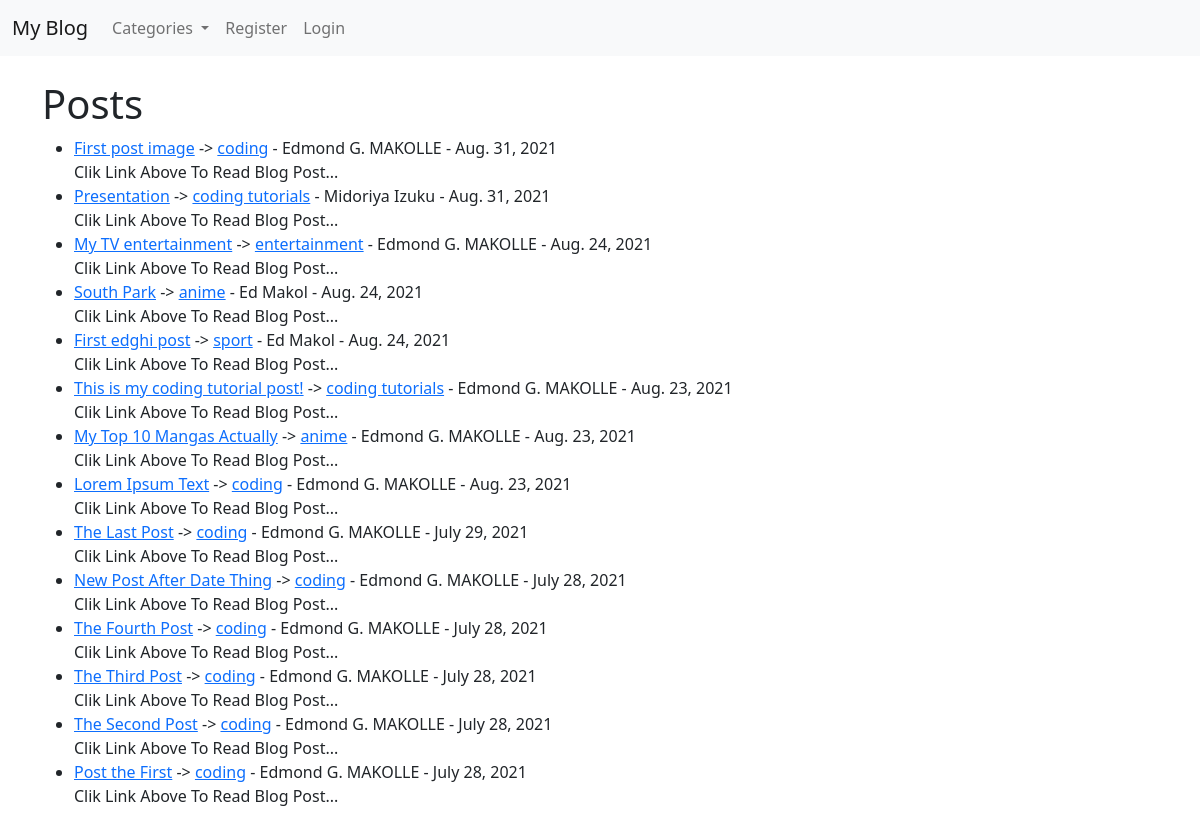
/, run on an earlier commit of the app's database.
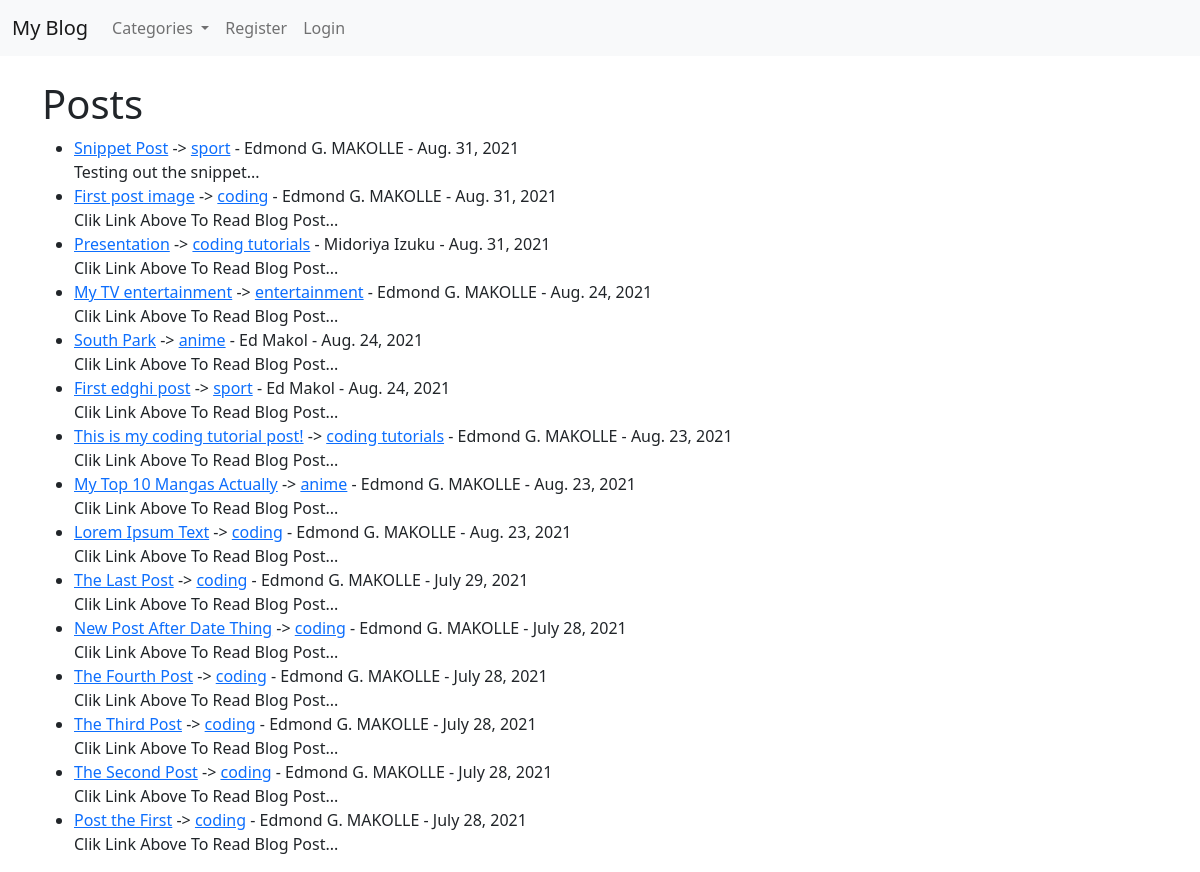
And on a later commit of the database.
### theblog/models.py (models this page shows, shortened)
class Post (models.Model):
    title = models.CharField(max_length=255)
    header_image = models.ImageField(blank=True, null=True, upload_to="images/")
    author = models.ForeignKey(User, on_delete=models.CASCADE)
    body = RichTextField(blank=True, null=True)
    post_date = models.DateField(auto_now_add=True)
    category = models.CharField(max_length=255, default='coding')
    snippet = models.CharField(max_length=255)
    likes = models.ManyToManyField(User, related_name='blog_posts')

### theblog/views.py (the view)
# urls.py: path('', HomeView.as_view(), name="home"),
class HomeView(ListView):
    model = Post
    template_name = 'home.html'
    ordering = ['-id']  # Permet d'ordonner les Postes, ici c'est du plus recent au plus ancien
    """ Cette fonction permet de recuperer toutes les categories et de les afficher (dropdown) dans la
    vue choisit (ici HomeView) """
    def get_context_data(self, *args, **kwargs):
        cat_menu = Category.objects.all()
        context = super(HomeView, self).get_context_data(*args, **kwargs)
        context["cat_menu"] = cat_menu
        return context

### theblog/models.py (called while the page is built)
    def __str__(self):
        return self.name

### theblog/templates/home.html (shortened to what this page needs)
{% extends 'base.html' %}
{% block content %}
    <h1>Posts</h1>
    <ul>
        {% for post in object_list %}
            <li>
                <a href="{% url 'article-detail' post.pk %}">{{ post.title}}</a> ->
                <a href="{% url 'category' post.category|slugify %}">{{ post.category}}</a> -
                {{ post.author.first_name }} {{ post.author.last_name }} -
                {{ post.post_date }}
                <br>
                {{ post.snippet }}
                <br>
            </li>
        {% endfor %}
    </ul>
{% endblock %}

What changed in the data, as far as the page shows it:
added Post: title "Snippet Post", category "sport", author.first_name "Edmond G.", author.last_name "MAKOLLE", post_date "Aug. 31, 2021", snippet "Testing out the snippet..."
